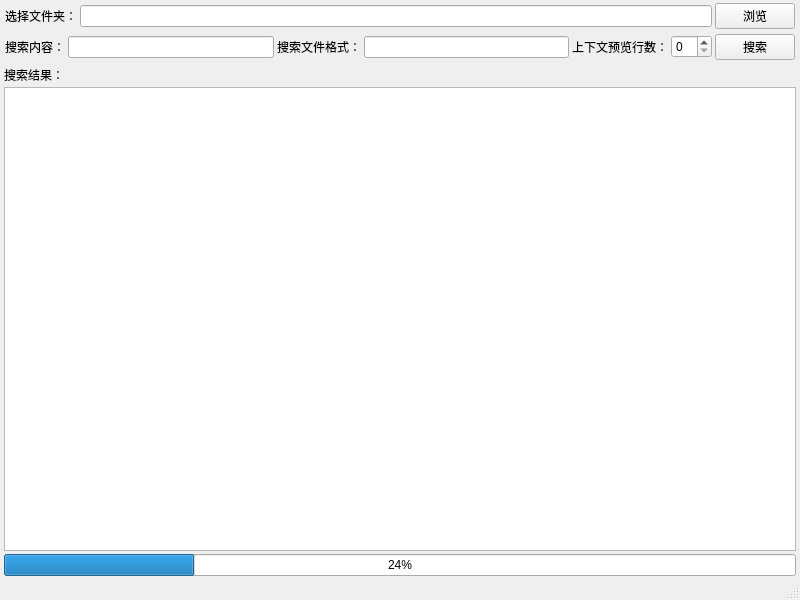
<?xml version="1.0" encoding="UTF-8"?>
<ui version="4.0">
 <class>Main_Window</class>
 <widget class="QMainWindow" name="Main_Window">
  <property name="geometry">
   <rect>
    <x>0</x>
    <y>0</y>
    <width>800</width>
    <height>600</height>
   </rect>
  </property>
  <property name="windowTitle">
   <string>global_reference_search_v_0_1_by_Yves</string>
  </property>
  <widget class="QWidget" name="centralwidget">
   <layout class="QVBoxLayout" name="verticalLayout_3" stretch="0,1">
    <property name="spacing">
     <number>3</number>
    </property>
    <property name="leftMargin">
     <number>3</number>
    </property>
    <property name="topMargin">
     <number>1</number>
    </property>
    <property name="rightMargin">
     <number>3</number>
    </property>
    <property name="bottomMargin">
     <number>1</number>
    </property>
    <item>
     <widget class="QWidget" name="widget_search_setting" native="true">
      <layout class="QVBoxLayout" name="verticalLayout">
       <property name="spacing">
        <number>3</number>
       </property>
       <property name="margin">
        <number>1</number>
       </property>
       <item>
        <widget class="QWidget" name="widget_select_setting1" native="true">
         <layout class="QHBoxLayout" name="horizontalLayout" stretch="0,1,0">
          <property name="spacing">
           <number>3</number>
          </property>
          <property name="margin">
           <number>1</number>
          </property>
          <item>
           <widget class="QLabel" name="label_select_folder">
            <property name="text">
             <string>选择文件夹：</string>
            </property>
           </widget>
          </item>
          <item>
           <widget class="QLineEdit" name="lineEdit_folder_path"/>
          </item>
          <item>
           <widget class="QPushButton" name="button_select_folder">
            <property name="text">
             <string>浏览</string>
            </property>
           </widget>
          </item>
         </layout>
        </widget>
       </item>
       <item>
        <widget class="QWidget" name="widget_select_setting2" native="true">
         <layout class="QHBoxLayout" name="horizontalLayout_2" stretch="0,1,0,1,0,0,0">
          <property name="spacing">
           <number>3</number>
          </property>
          <property name="margin">
           <number>1</number>
          </property>
          <item>
           <widget class="QLabel" name="label_search_content">
            <property name="text">
             <string>搜索内容：</string>
            </property>
           </widget>
          </item>
          <item>
           <widget class="QLineEdit" name="lineEdit_search_content"/>
          </item>
          <item>
           <widget class="QLabel" name="label_search_file_format">
            <property name="text">
             <string>搜索文件格式：</string>
            </property>
           </widget>
          </item>
          <item>
           <widget class="QLineEdit" name="lineEdit_search_file_format"/>
          </item>
          <item>
           <widget class="QLabel" name="label_browse_line">
            <property name="text">
             <string>上下文预览行数：</string>
            </property>
           </widget>
          </item>
          <item>
           <widget class="QSpinBox" name="spinBox_browse_line"/>
          </item>
          <item>
           <widget class="QPushButton" name="button_search">
            <property name="text">
             <string>搜索</string>
            </property>
           </widget>
          </item>
         </layout>
        </widget>
       </item>
      </layout>
     </widget>
    </item>
    <item>
     <widget class="QWidget" name="widget_search_result" native="true">
      <layout class="QVBoxLayout" name="verticalLayout_2" stretch="0,0,0">
       <property name="spacing">
        <number>3</number>
       </property>
       <property name="margin">
        <number>1</number>
       </property>
       <item>
        <widget class="QLabel" name="label_search_result">
         <property name="text">
          <string>搜索结果：</string>
         </property>
        </widget>
       </item>
       <item>
        <widget class="QTreeWidget" name="treeWidget_search_result">
         <property name="styleSheet">
          <string notr="true"/>
         </property>
         <property name="uniformRowHeights">
          <bool>true</bool>
         </property>
         <attribute name="headerVisible">
          <bool>false</bool>
         </attribute>
         <column>
          <property name="text">
           <string notr="true">1</string>
          </property>
         </column>
        </widget>
       </item>
       <item>
        <widget class="QProgressBar" name="progress_bar">
         <property name="value">
          <number>24</number>
         </property>
        </widget>
       </item>
      </layout>
     </widget>
    </item>
   </layout>
  </widget>
  <widget class="QStatusBar" name="statusbar"/>
 </widget>
 <resources/>
 <connections/>
</ui>
